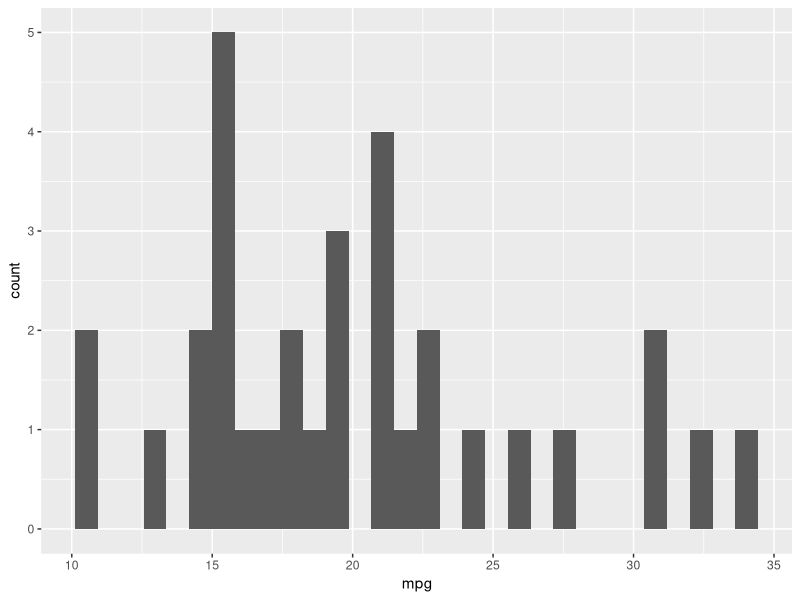
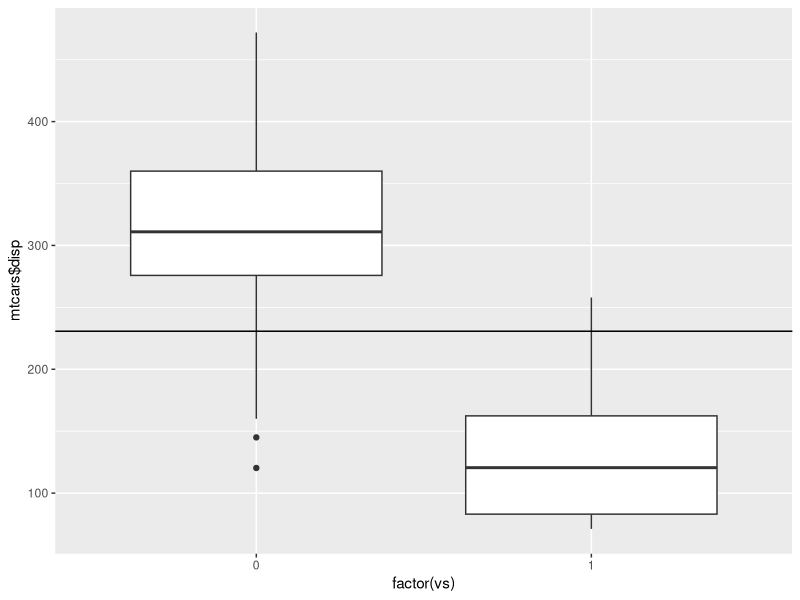
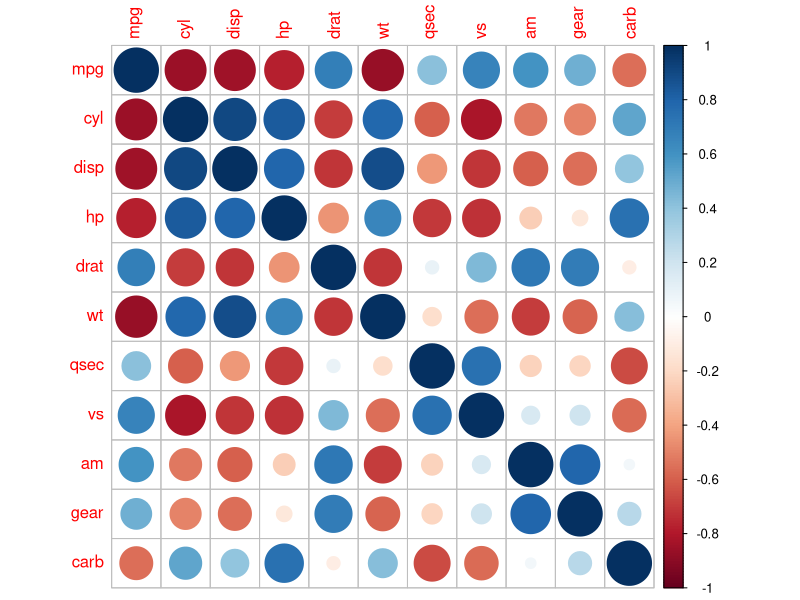

The R source for these figures, in order:
## ---- chunk 1
knitr::opts_chunk$set(echo = TRUE)
## ---- chunk 2
#查看数据集的一个summary报告
summary(mtcars)
#查看前n的数据
head(mtcars, n = 5)
#数据集类型
class(mtcars)
#数据的维度
dim(mtcars)
#每个列变量的名称
colnames(mtcars)
## ---- chunk 3
#
library(ggplot2)

## ---- chunk 4
#查看mpg取值分布
ggplot(data = mtcars) + geom_histogram(aes(mpg))
#利用相型图查看 vs 两个取值的disp分布
ggplot(data = mtcars) + geom_boxplot(aes(x =factor(vs), y = mtcars$disp)) + 
  geom_hline( yintercept = mean(mtcars$disp) )


## ---- chunk 5
library(corrplot)

M <- cor(mtcars)
corrplot(M)


